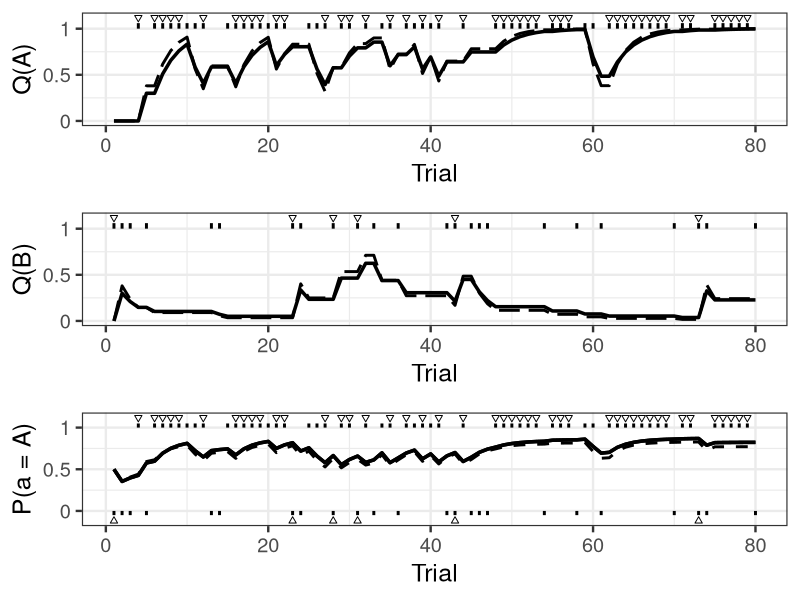

Recreate this plot in R.
# ----------------------------------------------------- #
# Q学習モデルのシミュレーションにより選択データを生成し，
# そのデータから最尤推定をする。
# ----------------------------------------------------- #

# メモリ，グラフのクリア
rm(list=ls())
graphics.off()

# 描画のためのライブラリ読み込み
library(tidyverse)
library(gridExtra)

# 乱数のシードの設定 
set.seed(141)

# Q学習モデルのシミュレーションによるデータ生成 -------------------------------------------------

# 試行数
T <- 80

# Q 値の初期化( 選択肢の数x T)
Q <- matrix(numeric(2*T), nrow=2, ncol=T)

c <- numeric(T)
r <- numeric(T) 
pA <- numeric(T) 

alpha <- 0.3     # 学習率
beta <- 2.0      # 逆温度

# それぞれの選択肢の報酬確率
pr <- c(0.7,0.3)

for (t in 1:T) {
  
  # ソフトマックスで選択肢A の選択確率を決定する
  pA[t] <- 1/(1+exp(-beta*(Q[1,t]-Q[2,t])))
  
  if (runif(1,0,1) < pA[t]) {
    # Aを選択
    c[t] <- 1
    r[t] <- as.numeric(runif(1,0,1) < pr[1])
  } else {
    # Bを選択
    c[t] <- 2
    r[t] <- as.numeric(runif(1,0,1) < pr[2])
  }
  
  # 行動価値の更新
  if (t < T) {
    
    Q[c[t],t+1] <- Q[c[t],t] + alpha * (r[t] - Q[c[t],t] ) 
    
    # 選択肢していない行動の価値はそのままの値を次の時刻に引き継ぐ。
    # 3-c でc=1 なら2, c=2 なら1, というように
    # 逆側の選択肢のインデックスが求まる。
    Q[3-c[t],t+1] <- Q[3-c[t],t]
  }
}

# フィットするモデルの設定 ------------------------------------------------------------

# Q-learning
func_qlearning <- function(param, choice, reward)
{
  T <- length(choice)
  alpha <- param[1]
  beta <- param[2]
  
  # 短い名前の変数に持ち替える
  c <- choice
  r <- reward
  
  pA <- numeric(T) 

  # Q 値の初期化( 選択肢の数x T)
  Q <- matrix(numeric(2*T), nrow=2, ncol=T)
  
  # 対数尤度を格納する変数
  ll <- 0
  
  for (t in 1:T) {
    
    # ソフトマックスで選択肢A の選択確率を決定する
    pA[t] <- 1/(1+exp(-beta * (Q[1,t]-Q[2,t])))
    
    # 試行tの対数尤度は実際の選択がA (c=1) であれば log(pA[t]), 
    # B (c=2) であればlog(1 - pA[t]) となる
    ll <- ll + (c[t]==1) * log(pA[t]) +  (c[t]==2) * log(1-pA[t])
    
    # 行動価値の更新
    if (t < T) {
      
      Q[c[t],t+1] <- Q[c[t],t] + alpha * (r[t] - Q[c[t],t] ) 
      
      # 選択肢していない行動の価値はそのままの値を次の時刻に引き継ぐ
      Q[3-c[t],t+1] <- Q[3-c[t],t]
    }
  }
  return(list(negll = -ll,Q = Q, pA = pA))
}

# 最適化により最小化する負の対数尤度を返すラッパー関数
func_minimize <- function(modelfunc, param, choice, reward)
{
  ret <- modelfunc(param, choice, reward)
  
  # 負の対数尤度のみ返す
  return(ret$negll)
}

# 非線形最適化による最尤推定 -----------------------------------------------------------

# 負の対数尤度の最小値を格納する変数 (最初は無限大にしておく)  
fvalmin <- Inf

for (idx in 1:10) {
  
  # 初期値を一様乱数から決める
  initparam <- runif(2, 0, 1.0)
  
  # 最適化の実行
  res <- optim(initparam, func_minimize,
              hessian = TRUE, 
              modelfunc = func_qlearning, 
              choice=c, reward=r)
  
  # 今までの解より負の対数尤度が小さかったらその結果を採用する
  if (res$value < fvalmin) {
    paramest <- res$par
    fvalmin <- res$value
  }
}

print(sprintf("alpha - True value: %.2f, Estimated value: %.2f", alpha, paramest[1]))
print(sprintf("beta  - True value: %.2f, Estimated value: %.2f", beta, paramest[2]))
print(sprintf("Model 1: log-likelihood: %.2f, AIC: %.2f", -fvalmin, 2*fvalmin + 2*2))

# 求めた最尤推定値をもとに，行動価値や選択確率のP(a=A)を改めて計算する
ret <- func_qlearning(paramest, choice=c, reward=r)
Qest <- ret$Q
pAest <- ret$pA

# 結果の描画 -------------------------------------------------------------------

# プロットする最大試行数 (50にすると本文の図のように50試行までをプロット)
maxtrial <- Inf

gQ <- list()

# データフレームに格納
df <- data.frame(trials = 1:T, 
                 Q1est = Qest[1,],
                 Q2est = Qest[2,],
                 Q1 = Q[1,],
                 Q2 = Q[2,],
                 c = c,
                 r = as.factor(r),
                 pA = pA,
                 pAest = pAest)

dfplot <- df %>% filter(trials <= maxtrial)

# Q(A) の図の作成
idxc <- 1
g_qvalues <- ggplot(dfplot, aes(x = trials, y = Q1)) +
  geom_line(aes(y = Q1), linetype = 1, size=1.2) +
  geom_line(aes(y = Q1est), linetype = 5, size=1.0) +
  geom_point(data = dfplot %>% filter(c==idxc & r == 1), 
             aes(x = trials, y = 1.12), shape = 25, size = 1.5) + 
  scale_y_continuous(breaks=c(0, 0.5, 1.0), labels = c(0,0.5,1)) +
  geom_linerange(data = dfplot %>% filter(c==idxc), 
                 aes(
                   x = trials, 
                   ymin = 1.0, 
                   ymax = 1.06), 
                 size=1) + 
  theme(legend.position = "none") + 
  xlab("Trial") +
  ylab("Q(A)") +
  theme_bw(base_size = 18)

gQ[[idxc]] <- g_qvalues

# Q(B) の図の作成
idxc <- 2
g_qvalues <-
  dfplot %>%
    ggplot(aes(x = trials, y = Q2)) +
    geom_line(aes(y = Q2), linetype = 1, size=1.2) +
    geom_line(aes(y = Q2est), linetype = 5, size=1.0) +
    geom_point(data = dfplot %>% filter(c==idxc & r == 1),
               aes(x = trials, y = 1.12), shape = 25, size = 1.5) +
    geom_linerange(data = dfplot %>% filter(c==idxc),
                   aes(
                     x = trials,
                     ymin = 1.0,
                     ymax = 1.06),
                   size=1) +
    theme(legend.position = "none") +
    scale_y_continuous(breaks=c(0, 0.5, 1.0), labels = c(0,0.5,1)) +
    xlab("Trial") +
    ylab("Q(B)") +
    theme_bw(base_size = 18)

gQ[[idxc]] <- g_qvalues

# P(a=A) の図の作成
g_pA <-
  dfplot %>%
    ggplot(aes(x = trials, y = pA)) +
    xlab("Trial") +
    ylab("P(a = A)") +
    geom_line(aes(y = pA), linetype = 1, size=1.2) +
    geom_line(aes(y = pAest), linetype = 2, size=1.0) +
    geom_point(data = dfplot %>% filter(c==1 & r == 1),
               aes(x = trials, y = 1.12), shape = 25, size = 1.5) +
    geom_point(data = dfplot %>% filter(c==2 & r == 1),
               aes(x = trials, y = -0.12), shape = 2, size = 1.5) +
    theme(legend.position = "none") +
    geom_linerange(data = dfplot %>% filter(c==1),
                   aes(
                     x = trials,
                     ymin = 1.0,
                     ymax = 1.05),
                   size=1) +
    scale_y_continuous(breaks=c(0, 0.5, 1.0), labels = c(0,0.5,1)) +
    geom_linerange(data = dfplot %>% filter(c==2),
                   aes(
                     x = trials,
                     ymin = -0.05,
                     ymax = 0.0),
                   size=1) +
    geom_path(size = 1.2) +
    theme_bw(base_size = 18)

grid.arrange(gQ[[1]], gQ[[2]], g_pA, nrow = 3)

# 図を保存する場合は以下を実行
# g <- arrangeGrob(gQ[[1]], gQ[[2]], g_pA, nrow=3) 
# ggsave(file="./figs/qlarning_fit.eps", g) 

